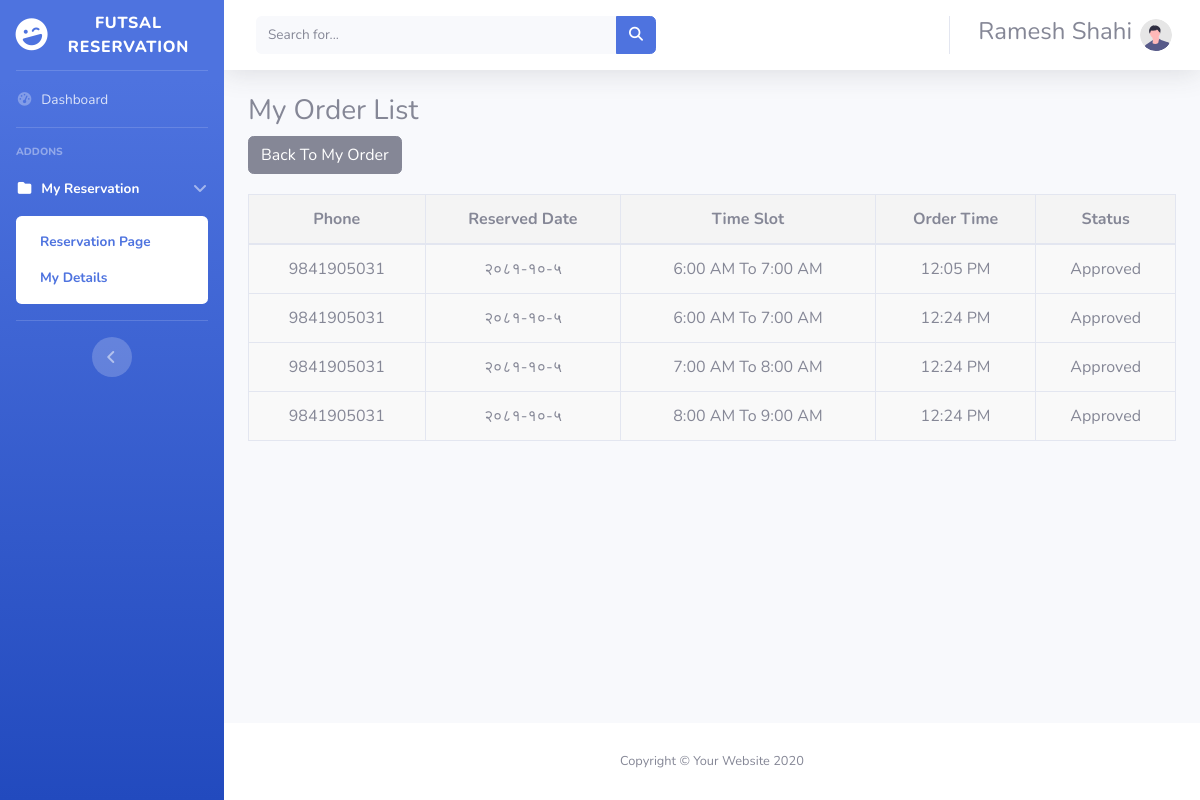
/MyOrderList.php (signed in), run on the app's committed database.
### tables this page shows
CREATE TABLE `tblreservation` (
  `Id` int(11) NOT NULL AUTO_INCREMENT,
  `Phone` bigint(20) NOT NULL,
  `ReservedDate` varchar(200) NOT NULL,
  `TimeSlot` varchar(200) NOT NULL,
  `OrderTime` varchar(200) NOT NULL,
  `Status` varchar(200) NOT NULL,
  PRIMARY KEY (`Id`)
);

### MyOrderList.php (the view, shortened to what this page needs)
<?php
include 'Top.php';
require_once 'db.php';
?>
<link href="css/reservationTable.css" rel="stylesheet">
<?php
function getReservation($connection, $phone) {
    $filter = isset($_GET['filter']) ? $_GET['filter'] : '';
    if ($phone === ADMIN_PHONE) {
        if ($filter === 'pending') {
            $query = "SELECT * FROM tblreservation WHERE Status = 'Pending' ORDER BY ReservedDate";
            $reserveStmt = $connection->prepare($query);
        } else {
            $query = "SELECT * FROM tblreservation WHERE ReservedDate = ? ORDER BY ReservedDate";
            $reserveStmt = $connection->prepare($query);
            $reserveStmt->bind_param("s", $_SESSION['current_Nep_Date']);
        }
    } else {
        $query = "SELECT * FROM tblreservation WHERE Phone = ? ORDER BY ReservedDate";
        $reserveStmt = $connection->prepare($query);
        $reserveStmt->bind_param("s", $phone);
    }
    $reserveStmt->execute();
    $result = $reserveStmt->get_result();
    return $result;
}
?>
<div class="container-fluid">
    <h3>My Order List</h3>
    <div class="row">
        <div class="col-sm-9">
            <a  href="MyPage.php" class="btn btn-secondary">Back To My Order</a>
        </div>
        <div class="col-sm-3">
        </div>
    </div>
    <?php
    $reservationResult = getReservation($connection, $_SESSION['user_phone']);
    ?>
    <table class="table table-bordered">
        <thead>
            <tr>
                <th>Phone</th>
                <th>Reserved Date</th>
                <th>Time Slot</th>
                <th>Order Time</th>
                <th>Status</th>
            </tr>
        </thead>
        <tbody>
            <?php foreach ($reservationResult as $reservation) { ?>
                <tr>
            <td><?php echo htmlspecialchars($reservation['Phone']); ?></td>
            <td><?php echo htmlspecialchars($reservation['ReservedDate']); ?></td>
            <td><?php echo htmlspecialchars($reservation['TimeSlot']); ?></td>
            <td><?php echo htmlspecialchars($reservation['OrderTime']); ?></td>
            <td><?php echo htmlspecialchars($reservation['Status']); ?></td>
            </tr>
        <?php } ?>
        </tbody>
    </table>
</div>
<?php
include 'Bottom.php';
?>

### css/reservationTable.css (style rules this page uses)
table { border-collapse: collapse; margin: 20px auto; width: 100%; }
th, td { border: 1px solid #ddd; padding: 10px; text-align: center; }
th { background-color: #f4f4f4; }
td { background-color: #f9f9f9; cursor: pointer; text-align: center; }

### data on the page
tblreservation: Phone "9841905031", ReservedDate "२०८१-१०-५", TimeSlot "6:00 AM To 7:00 AM", OrderTime "12:05 PM", Status "Approved"
tblreservation: Phone "9841905031", ReservedDate "२०८१-१०-५", TimeSlot "6:00 AM To 7:00 AM", OrderTime "12:24 PM", Status "Approved"
tblreservation: Phone "9841905031", ReservedDate "२०८१-१०-५", TimeSlot "7:00 AM To 8:00 AM", OrderTime "12:24 PM", Status "Approved"
tblreservation: Phone "9841905031", ReservedDate "२०८१-१०-५", TimeSlot "8:00 AM To 9:00 AM", OrderTime "12:24 PM", Status "Approved"

### other printed values
$_SESSION['full_Name'] "Ramesh Shahi"
